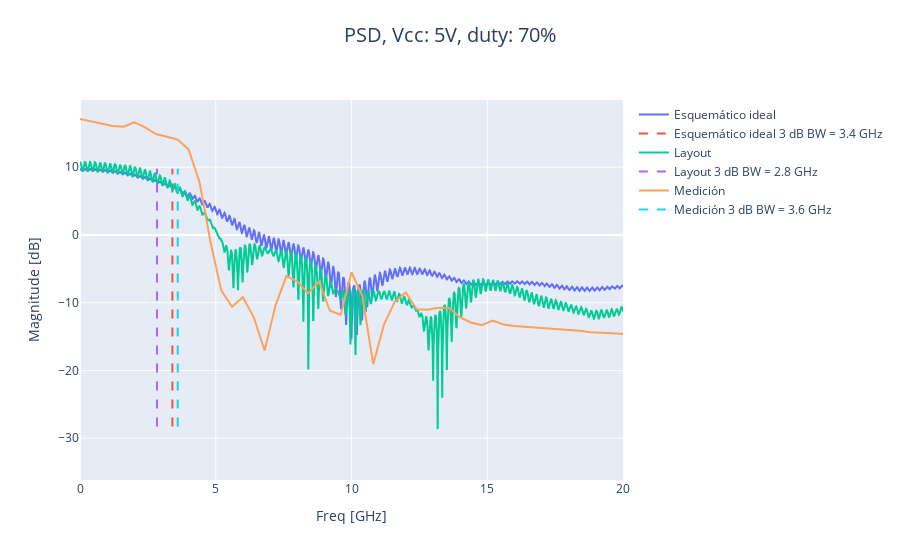

Source (notebook cell):
### Code cell
fig = go.Figure()

for data in data_to_plot:
    
    # get the spectrum
    spectrum = get_dataframe_spectrum(
        df = data['df'],
        sample_time = data['sample_time']
    )
    
    # get the 3 dB BW in GHz
    BW_3_dB = get_bandwidth(spectrum, 3)*1e-9    
    
    # plot the spectrum
    fig.add_trace(go.Scatter(
        x = spectrum.frequency*1e-9, 
        y = spectrum.magnitude, 
        mode = 'lines',
        name = data['name'],
    ))

    # plot a line at 3 dB BW
    fig.add_trace(go.Scatter(
        x = [BW_3_dB, BW_3_dB], 
        y = [min(fig.data[0].y), max(fig.data[0].y)],
        mode = 'lines', 
        line = dict(dash='dash'),
        name = f'{data["name"]} 3 dB BW = {BW_3_dB:.2} GHz'
    ))

fig.update_layout(
    xaxis_title = "Freq [GHz]",
    yaxis_title = "Magnitude [dB]",
    xaxis_range = [0, 20],
    title = title_centered(f'PSD, {title}'),
)

fig.show()

# save the plot
pio.write_image(fig, f'results/{filenamesize(title)}psd.png')

### Figure 1 — Plotly figure (JSON) as saved in the notebook; plotly's stock layout.template omitted (floating-point values rounded to 4 significant figures; data arrays with more than 128 entries replaced by an {"elided": "..."} marker saying what was removed)
{"data": [{"mode": "lines", "name": "Esquemático ideal", "type": "scatter", "x": {"elided": "5026 float values"}, "y": {"elided": "5026 float values"}}, {"line": {"dash": "dash"}, "mode": "lines", "name": "Esquemático ideal 3 dB BW = 3.4 GHz", "type": "scatter", "x": [3.403, 3.403], "y": [-28.29, 9.766]}, {"mode": "lines", "name": "Layout", "type": "scatter", "x": {"elided": "5026 float values"}, "y": {"elided": "5026 float values"}}, {"line": {"dash": "dash"}, "mode": "lines", "name": "Layout 3 dB BW = 2.8 GHz", "type": "scatter", "x": [2.836, 2.836], "y": [-28.29, 9.766]}, {"mode": "lines", "name": "Medición", "type": "scatter", "x": {"elided": "626 float values"}, "y": {"elided": "626 float values"}}, {"line": {"dash": "dash"}, "mode": "lines", "name": "Medición 3 dB BW = 3.6 GHz", "type": "scatter", "x": [3.6, 3.6], "y": [-28.29, 9.766]}], "layout": {"title": {"font": {"size": 20}, "text": "PSD, Vcc: 5V, duty: 70%", "x": 0.5, "xanchor": "center", "y": 0.95, "yanchor": "top"}, "xaxis": {"range": [0, 20], "title": {"text": "Freq [GHz]"}}, "yaxis": {"title": {"text": "Magnitude [dB]"}}}}
